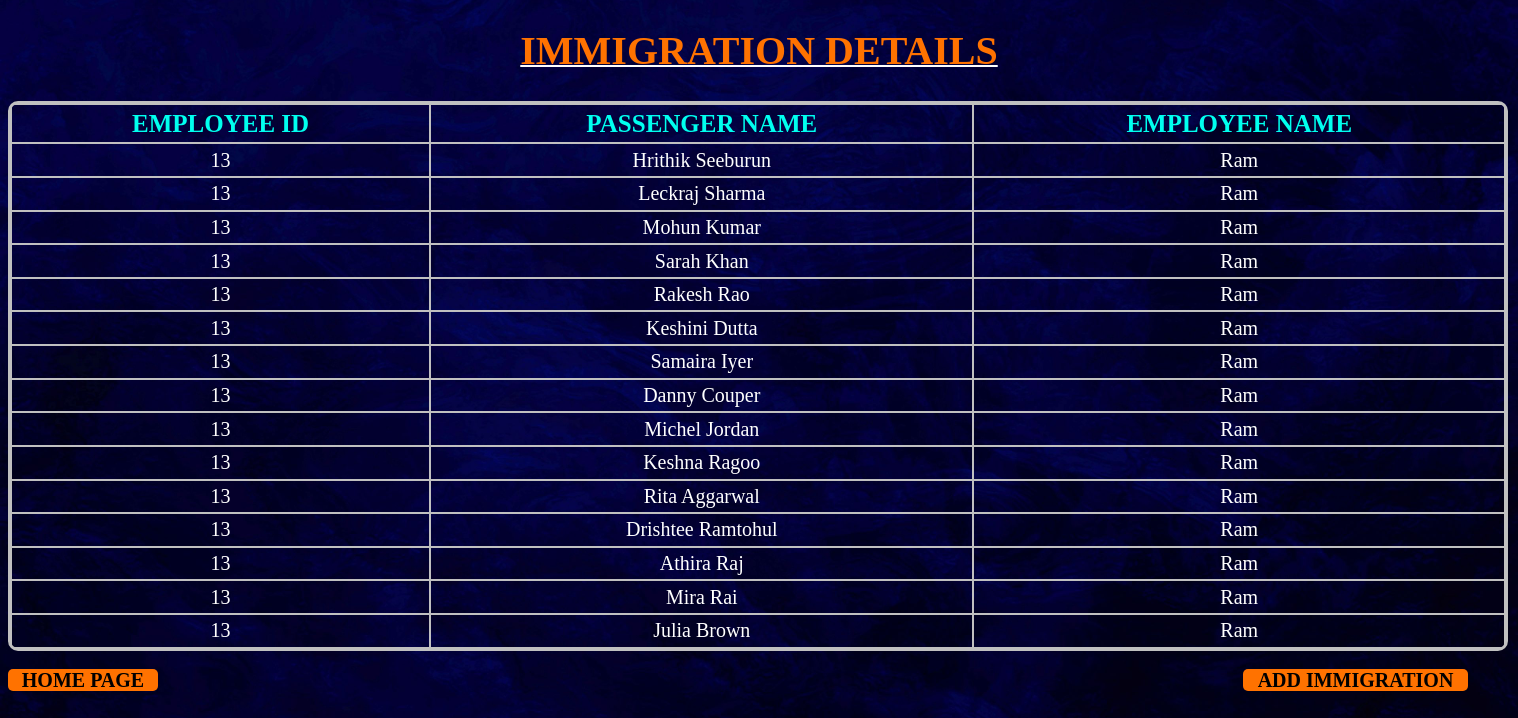
Page /immigration on the committed database.
### testapp/models.py (models this page shows)
class immigration(models.Model):
    E_id = models.ForeignKey(employee, on_delete=models.CASCADE)
    P_name = models.ForeignKey(passenger, on_delete=models.CASCADE)
    E_name = models.CharField(max_length=50)

class employee(models.Model):
    user = models.ForeignKey(User, on_delete=models.CASCADE, default=None)
    E_id = models.IntegerField(unique=True, default=None)
    E_name = models.CharField(max_length=30, default=None)
    E_password = models.CharField(max_length=15, default=None)
    E_c_password = models.CharField(max_length=15, default=None)
    E_pno = models.IntegerField(default=0)
    E_address = models.TextField(default=None)
    E_salary = models.FloatField(default=0.00)
    E_designation = models.CharField(max_length=25, default=None)
    E_department = models.CharField(max_length=100, default='undefined')
    E_age = models.IntegerField(default=0)
    E_gender = models.CharField(max_length=5, default='Male')
    E_email = models.EmailField(max_length=30, default=None)
    user_type = models.CharField(max_length=50, default="emp")

class passenger(models.Model):
    flight_id = models.ForeignKey(airline_company, on_delete=models.CASCADE, default=None)
    P_id = models.IntegerField(unique=True, default=0)
    P_status = models.CharField(max_length=10, default=None)
    P_age = models.IntegerField(default=0)
    P_name = models.CharField(max_length=50, default=None)
    P_gender = models.CharField(max_length=5, default=None)

### testapp/views.py (the view)
# urls.py: path('immigration', views.load_immigration),
def load_immigration(req):
    IM = immigration.objects.all()
    return render(req, 'immigration.html', {'im': IM})

### templates/immigration.html
<!DOCTYPE html>
<html>
<link rel="stylesheet" href="/static/immigration.css">
<head><h1>IMMIGRATION DETAILS</h1></head>
<body background="/static/immigration.jpg">
<div class="employee">
<table cellspacing="0px" border=3px solid #C0C0C0;
	 border-radius=10px;
	 height=550;
	 width=1500; >
  <tr>
      <th>EMPLOYEE ID</th>
	  <th>PASSENGER NAME</th>
	  <th>EMPLOYEE NAME</th>
  </tr>
	{% for i in im %}
  <tr>
	  <td>{{i.E_id.E_id}}</td>
	  <td>{{i.P_name.P_name}}</td>
	  <td>{{i.E_name}}</td>
  </tr>
	{% endfor %}
</table>
</div>
 <br><a href="return" style="
    width: 150px;
    height: 22px;
    font-size: 20px;
    color: black;
    background-color: #ff7200;
    border-radius: 5px;
    font-weight: Bold;
    text-decoration: none;
    position:absolute;
    text-align:center;
    ">HOME PAGE</a>
<a href="add_immigration" style="
    width: 225px;
    height: 22px;
    font-size: 20px;
    color: black;
    background-color: #ff7200;
    border-radius: 5px;
    font-weight: Bold;
    text-decoration: none;
    position:absolute;
    text-align:center;
    right:50px;
    ">ADD IMMIGRATION</a><br>
</body>
</html>

### static/immigration.css (style rules this page uses)
body { background-position:center; background-size:cover; }
h1 { color:#ff7200; font-family:Aerial; font-size:40px; font-weight:Bold; text-align:center; text-decoration: 2px underline #fff; }
.employee table { border:3px solid #C0C0C0; border-radius:10px; height:550; width:1500; }
.employee table th { font-family:Aerial; font-size:25px; font-weight:Bold; color:#00FFEF; border:1px solid #C0C0C0; }
.employee table td { font-family:Times New Roman; font-size: 20px; color:#fff; text-align:center; border:1px solid #C0C0C0; }

### rows in the picture
immigration: E_id.E_id "13", P_name.P_name "Hrithik Seeburun", E_name "Ram"
immigration: E_id.E_id "13", P_name.P_name "Leckraj Sharma", E_name "Ram"
immigration: E_id.E_id "13", P_name.P_name "Mohun Kumar", E_name "Ram"
immigration: E_id.E_id "13", P_name.P_name "Sarah Khan", E_name "Ram"
immigration: E_id.E_id "13", P_name.P_name "Rakesh Rao", E_name "Ram"
immigration: E_id.E_id "13", P_name.P_name "Keshini Dutta", E_name "Ram"
immigration: E_id.E_id "13", P_name.P_name "Samaira Iyer", E_name "Ram"
immigration: E_id.E_id "13", P_name.P_name "Danny Couper", E_name "Ram"
immigration: E_id.E_id "13", P_name.P_name "Michel Jordan", E_name "Ram"
immigration: E_id.E_id "13", P_name.P_name "Keshna Ragoo", E_name "Ram"
immigration: E_id.E_id "13", P_name.P_name "Rita Aggarwal", E_name "Ram"
immigration: E_id.E_id "13", P_name.P_name "Drishtee Ramtohul", E_name "Ram"
immigration: E_id.E_id "13", P_name.P_name "Athira Raj", E_name "Ram"
immigration: E_id.E_id "13", P_name.P_name "Mira Rai", E_name "Ram"
immigration: E_id.E_id "13", P_name.P_name "Julia Brown", E_name "Ram"
